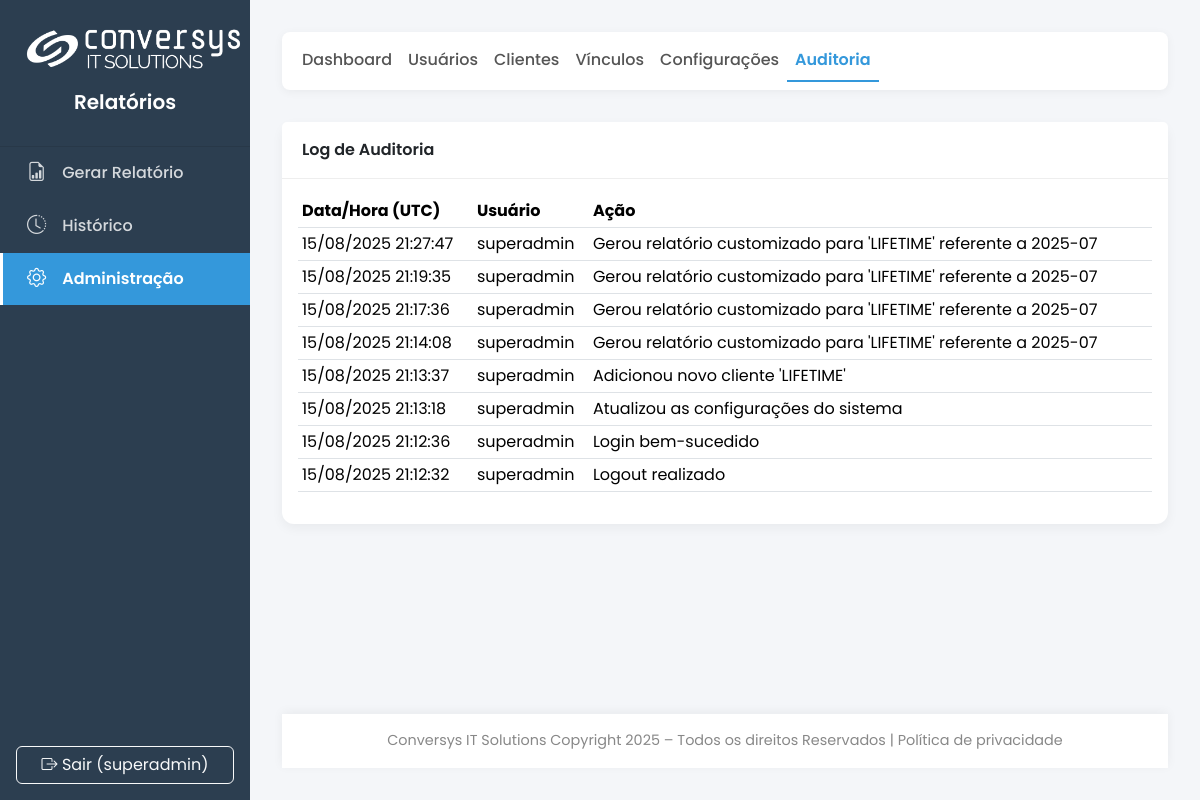
/admin/audit (signed in), run on an earlier commit of the app's database.
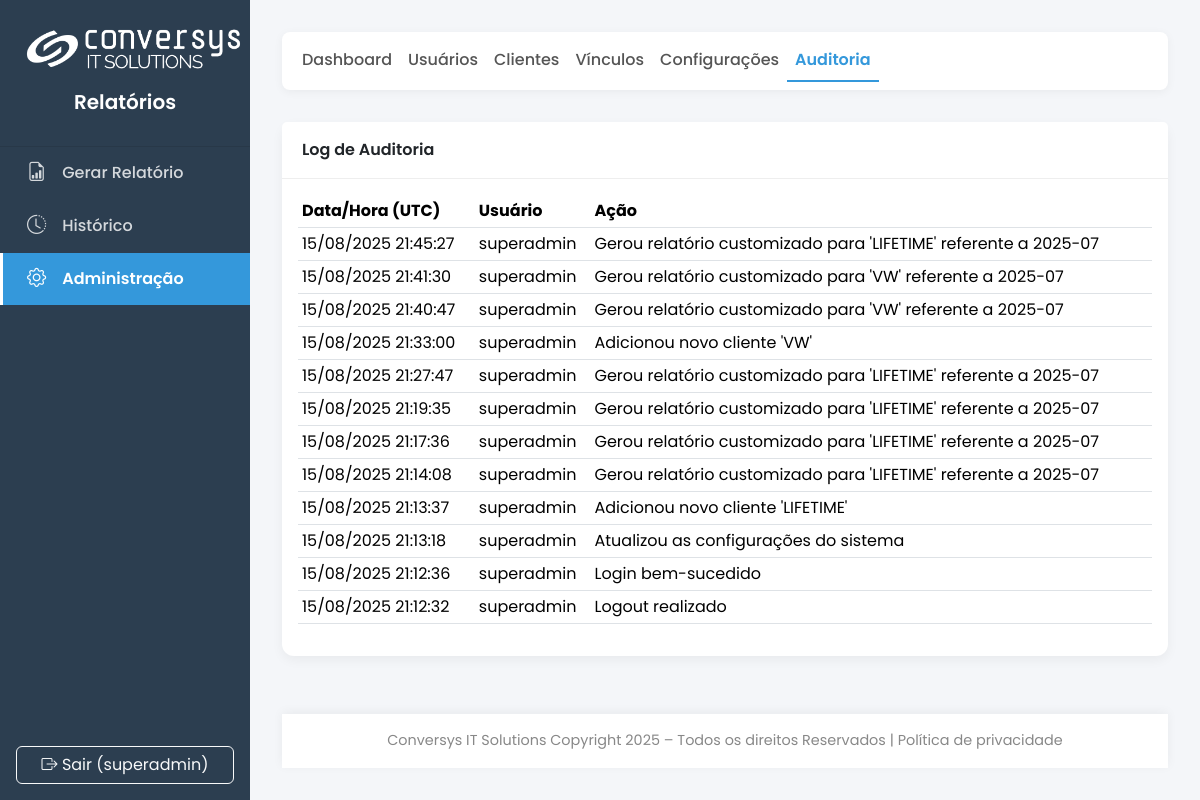
And on a later commit of the database.
### main.py (models this page shows)
class AuditLog(db.Model):
    id = db.Column(db.Integer, primary_key=True)
    user_id = db.Column(db.Integer, db.ForeignKey('user.id'), nullable=True)
    username = db.Column(db.String(64), nullable=False)
    action = db.Column(db.String(255), nullable=False)
    timestamp = db.Column(db.DateTime, default=dt.datetime.utcnow)
    user = db.relationship('User', backref='audit_logs')

### main.py (the view)
@app.route('/admin/audit')
@admin_required
def admin_audit_log():
    logs = AuditLog.query.order_by(AuditLog.timestamp.desc()).limit(200).all()
    return render_template('admin/audit_log.html', title="Log de Auditoria", logs=logs)

### main.py (called while the page is built)
@login_manager.user_loader
def load_user(user_id):
    return db.session.get(User, int(user_id))

@app.before_request
def before_request_func():
    g.sys_config = SystemConfig.query.first()

def admin_required(f):
    @wraps(f)
    @login_required
    def decorated_function(*args, **kwargs):
        if not (current_user.has_role('admin') or current_user.has_role('super_admin')):
            flash('Acesso negado. Você não tem permissão para acessar esta área.', 'danger')
            return redirect(url_for('gerar_form'))
        return f(*args, **kwargs)
    return decorated_function

def get_text_color_for_bg(hex_color):
    try:
        hex_color = hex_color.lstrip('#')
        r, g, b = tuple(int(hex_color[i:i+2], 16) for i in (0, 2, 4))
        luminance = (0.299 * r + 0.587 * g + 0.114 * b) / 255
        return '#212529' if luminance > 0.6 else '#ffffff'
    except (ValueError, TypeError):
        return '#ffffff'

    def has_role(self, role_name): return self.role.name == role_name

### templates/admin/audit_log.html (shortened to what this page needs)
{% extends 'admin/base.html' %}
{% block admin_content %}
<div class="card"><div class="card-header">Log de Auditoria</div>
<div class="card-body"><div class="table-responsive">
<table class="table table-sm table-hover">
<thead><tr><th>Data/Hora (UTC)</th><th>Usuário</th><th>Ação</th></tr></thead>
<tbody>
{% for log in logs %}
<tr><td>{{ log.timestamp.strftime('%d/%m/%Y %H:%M:%S') }}</td><td>{{ log.username }}</td><td>{{ log.action }}</td></tr>
{% else %}
<tr><td colspan="3" class="text-center text-muted p-4">Nenhum registro de auditoria encontrado.</td></tr>
{% endfor %}</tbody></table></div></div></div>
{% endblock %}

What changed in the data, as far as the page shows it:
added AuditLog: timestamp "15/08/2025 21:45:27", username "superadmin", action "Gerou relatório customizado para 'LIFETIME' referente a 2025-07"
added AuditLog: timestamp "15/08/2025 21:41:30", username "superadmin", action "Gerou relatório customizado para 'VW' referente a 2025-07"
added AuditLog: timestamp "15/08/2025 21:40:47", username "superadmin", action "Gerou relatório customizado para 'VW' referente a 2025-07"
added AuditLog: timestamp "15/08/2025 21:33:00", username "superadmin", action "Adicionou novo cliente 'VW'"
